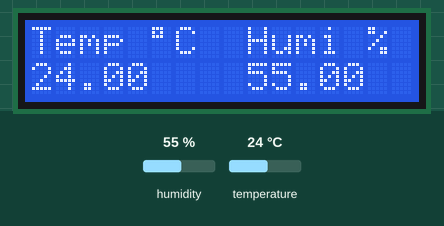
Recording of a sketch running on a simulated Arduino Uno, built with avr-gcc and run on an emulated ATmega328P. Shown: 16×2 character LCD. The inputs (shaded band) are chosen by the test bench; at power-on: humidity 55 %, temperature 24 °C. What the sketch prints to the serial monitor is not drawn.

Above: at 2.7 s.
2.8 s: humidity set to 22 %
At 5.1 s:
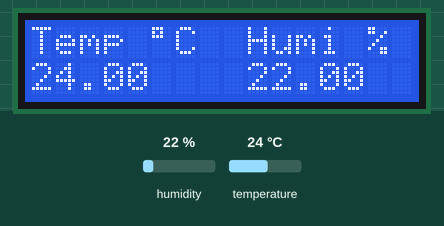
5.8 s: temperature set to 12 °C
At 7.3 s:
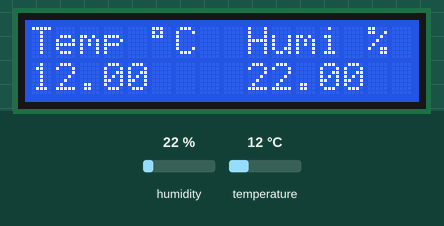
8.8 s: humidity set to 40 %
At 11.5 s:
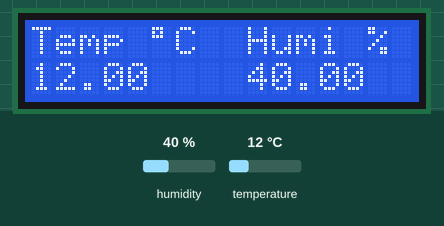
11.8 s: temperature set to 19 °C
At 13.8 s:
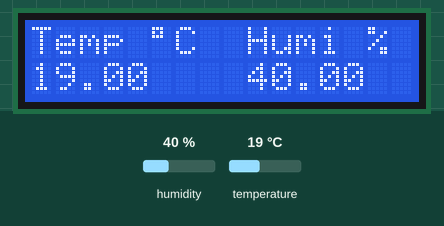
Timing chart, 0 to 15.3 s (numbered marks = the images above; inputs shaded):
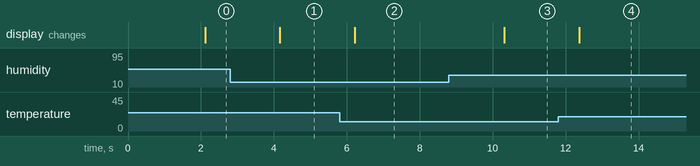

The sketch:

exp3b.ino
```cpp
#include "DHT.h"
#define DHTPIN 19
#define DHTTYPE DHT11
#include <LiquidCrystal_I2C.h>
DHT dht(DHTPIN, DHTTYPE);
LiquidCrystal_I2C lcd(0x3f, 16, 2);

void setup() {
  lcd.init();
  lcd.backlight();
  Serial.begin(9600);
  Serial.println(F("DHTxx test!"));
  dht.begin();
}

void loop() {
  delay(2000);
  float humidity = dht.readHumidity();
  float temperature = dht.readTemperature();
  float f = dht.readTemperature(true);

  if (isnan(humidity) || isnan(temperature) || isnan(f)) {
    Serial.println(F("Failed to read from DHT sensor!"));
    return;
  }

  Serial.print(F("Humidity: "));
  Serial.print(humidity);
  Serial.print(F("% Temperature: "));
  Serial.print(temperature);
  Serial.println(F("°C "));

  lcd.setCursor(0, 0);
  lcd.print("Temp");
  lcd.setCursor(5, 0);
  lcd.print((char)223);
  lcd.setCursor(6, 0);
  lcd.print("C");
  lcd.setCursor(9, 0);
  lcd.print("Humi %");
  lcd.setCursor(0, 1);
  lcd.print(temperature);
  lcd.setCursor(9, 1);
  lcd.print(humidity);
}
```

Measured:
- after the input at 2.8 s, the display: changes after 1.4 s (image 1)
- after the input at 5.8 s, the display: changes after 0.42 s (image 2)
- after the input at 8.8 s, the display: changes after 1.5 s (image 3)
- after the input at 11.8 s, the display: changes after 0.57 s (image 4)
